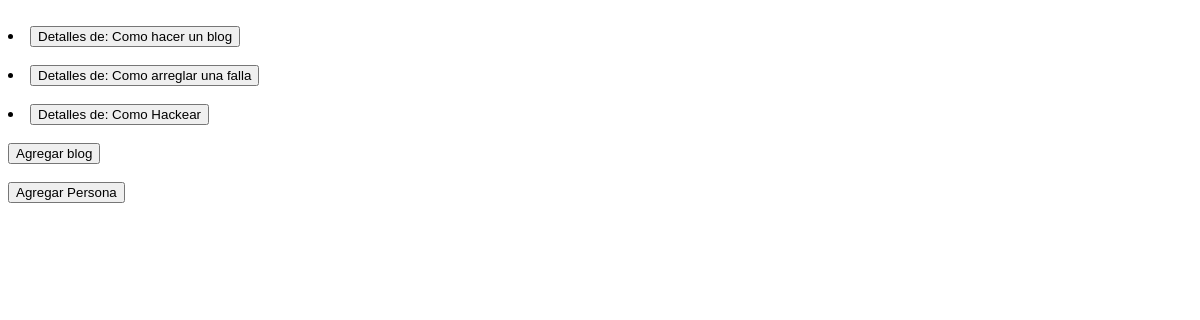
/blog/lista, run on an earlier commit of the app's database.
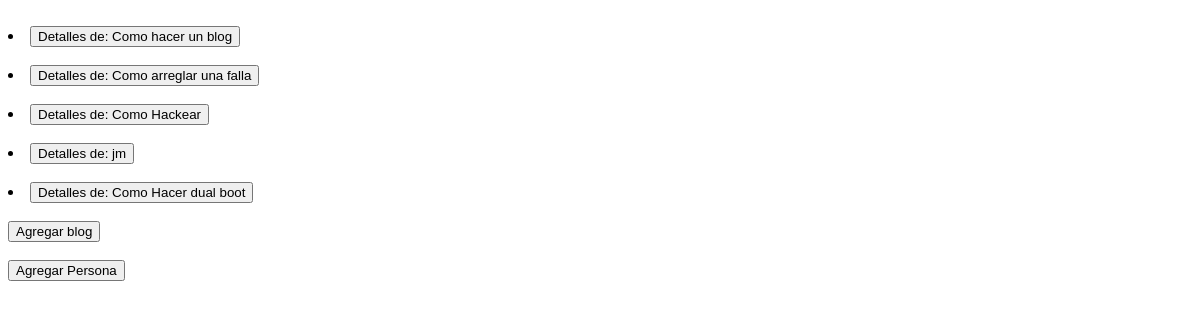
And on a later commit of the database.
### blog_web/models.py (models this page shows, shortened)
class Posteo(models.Model):
    autor = models.TextField(max_length=100)
    titulo = models.TextField(max_length=100)
    categoria = models.TextField(max_length=100)
    post = models.TextField(max_length=1000)
    fecha_posteo = models.DateTimeField(auto_now_add=True)

### blog_web/views.py (the view)
# urls.py: path("lista", views.Bloglist.as_view(), name="blog_list"),
class Bloglist(ListView):
    model = Posteo
    template_name = "blog_web/blogList.html"

### blog_web/templates/blog_web/blogList.html (shortened to what this page needs)
{% load bootstrap5 %}
{% if object_list %}
{% for blog in object_list %}
    <li>
    {% block content %}
        <a href="{% url 'blog_detail' blog.id %}"><button type="button" class="btn btn-primary">Detalles de: {{blog.titulo}}</button></a>
        {% endblock %}
    </li>
    {% endfor %}
    <a href="{% url 'blog_crear'%}"><button type="button" class="btn btn-primary">Agregar blog</button></a>
    <a href="{% url 'persona_crear'%}"><button type="button" class="btn btn-primary">Agregar Persona</button></a>
  {% else %}
  <h1> No hay blogs</h1>
  {% endif %}

What changed in the data, as far as the page shows it:
added Posteo: titulo "jm"
added Posteo: titulo "Como Hacer dual boot"
